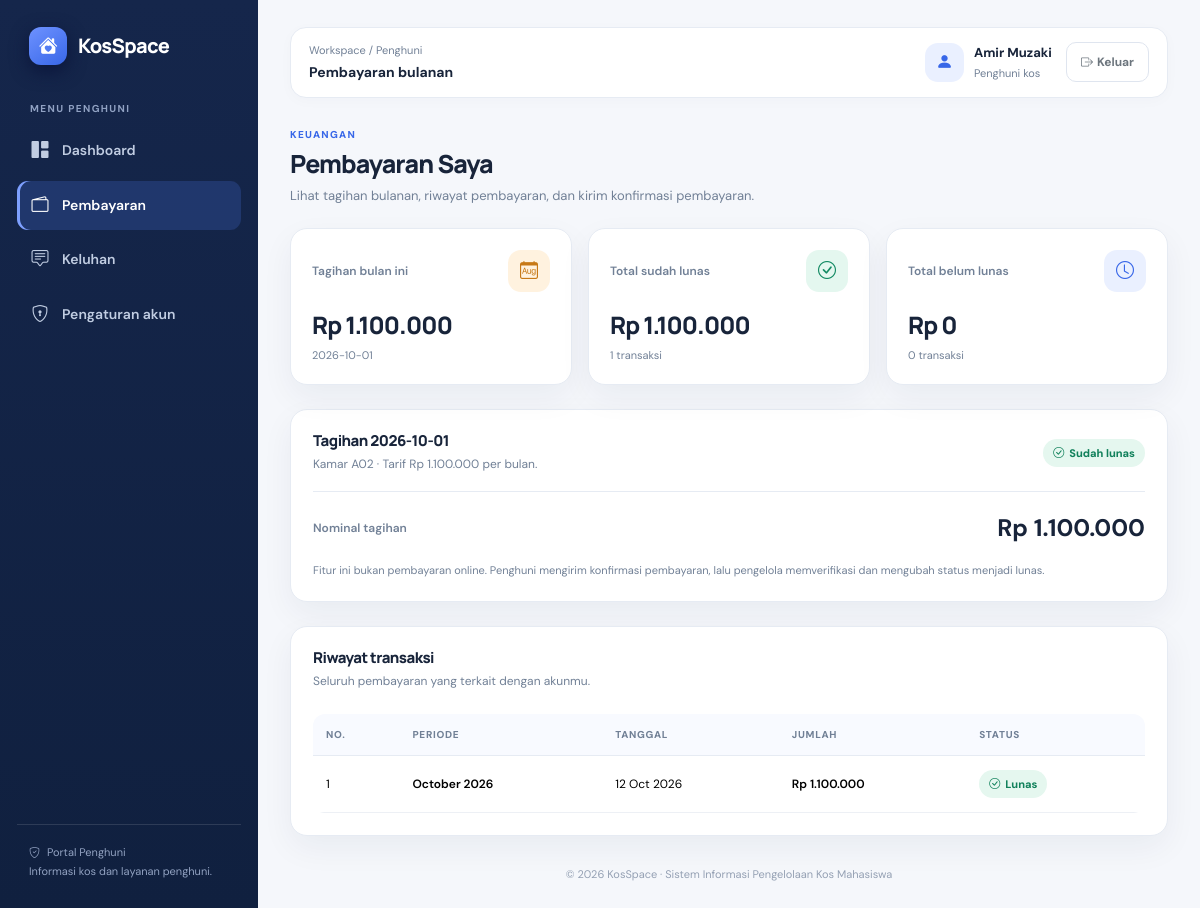
/penghuni/pembayaran.php (signed in), run on the app's committed database.
### tables this page shows
CREATE TABLE `penghuni` (
  `id_penghuni` int(10) UNSIGNED NOT NULL,
  `id_user` int(10) UNSIGNED DEFAULT NULL,
  `id_kamar` int(10) UNSIGNED DEFAULT NULL,
  `nama` varchar(100) NOT NULL,
  `nomor_identitas_mahasiswa` varchar(30) NOT NULL,
  `no_telepon` varchar(20) DEFAULT NULL,
  `tanggal_mulai_tinggal` date NOT NULL,
  `status_penghuni` enum('aktif','nonaktif') NOT NULL DEFAULT 'aktif',
  `created_at` timestamp NOT NULL DEFAULT current_timestamp()
);

CREATE TABLE `kamar` (
  `id_kamar` int(10) UNSIGNED NOT NULL,
  `nomor_kamar` varchar(20) NOT NULL,
  `harga_sewa` decimal(12,2) NOT NULL,
  `fasilitas` text DEFAULT NULL,
  `status_kamar` enum('tersedia','terisi') NOT NULL DEFAULT 'tersedia',
  `created_at` timestamp NOT NULL DEFAULT current_timestamp(),
  `updated_at` timestamp NOT NULL DEFAULT current_timestamp() ON UPDATE current_timestamp()
);

CREATE TABLE `pembayaran` (
  `id_pembayaran` int(10) UNSIGNED NOT NULL,
  `id_penghuni` int(10) UNSIGNED NOT NULL,
  `tanggal_pembayaran` date DEFAULT NULL,
  `periode_sewa` date NOT NULL,
  `jumlah_pembayaran` decimal(12,2) NOT NULL,
  `status_pembayaran` enum('belum_bayar','lunas','terlambat') NOT NULL DEFAULT 'belum_bayar',
  `created_at` timestamp NOT NULL DEFAULT current_timestamp()
);

### penghuni/pembayaran.php (the view, shortened to what this page needs)
<?php
require_once __DIR__.'/../config/database.php';
$q=$pdo->prepare('SELECT p.id_penghuni,p.nama,p.id_kamar,k.nomor_kamar,k.harga_sewa FROM penghuni p LEFT JOIN kamar k ON k.id_kamar=p.id_kamar WHERE p.id_user=:id LIMIT 1');
$q->execute(['id'=>$_SESSION['id_user']]); $p=$q->fetch();
$periodeBulan=date('Y-m-01');
$periodeIso=date('Y-m');
$q=$pdo->prepare('SELECT * FROM pembayaran WHERE id_penghuni=:id ORDER BY id_pembayaran DESC');$q->execute(['id'=>$p['id_penghuni']]);$data=$q->fetchAll();
$current=null; foreach($data as $r){ if($r['periode_sewa']===$periodeBulan || $r['periode_sewa']===$periodeIso){$current=$r;break;} }
$totalLunas=0;$totalBelum=0;$jumlahLunas=0;$jumlahBelum=0;foreach($data as $r){if($r['status_pembayaran']==='lunas'){$jumlahLunas++;$totalLunas+=(float)$r['jumlah_pembayaran'];}else{$jumlahBelum++;$totalBelum+=(float)$r['jumlah_pembayaran'];}}
$tagihanBulanIni=(float)$p['harga_sewa'];
$statusBulanIni=$current['status_pembayaran']??'belum_tercatat';
function ePP($v){return htmlspecialchars((string)$v,ENT_QUOTES,'UTF-8');} function periodePP($v){$t=strtotime((string)$v);return $t?date('F Y',$t):(string)$v;} function rpPP($v){return 'Rp '.number_format((float)$v,0,',','.');} function tPP($v,$status=''){return $status==='belum_bayar' ? '-' : ($v?date('d M Y',strtotime($v)):'-');}
?>
<!doctype html><html lang="id"><head><meta charset="utf-8"><meta name="viewport" content="width=device-width,initial-scale=1"><title>Pembayaran Saya | KosSpace</title><link href="https://cdn.jsdelivr.net/npm/bootstrap@5.3.3/dist/css/bootstrap.min.css" rel="stylesheet"><link href="https://cdn.jsdelivr.net/npm/bootstrap-icons@1.11.3/font/bootstrap-icons.min.css" rel="stylesheet"><link href="../assets/css/app.css" rel="stylesheet"></head><body><div class="app-shell d-flex"><aside class="sidebar"><a class="brand" href="dashboard.php"><span class="brand-mark"><i class="bi bi-house-heart-fill"></i></span><span>KosSpace</span></a><div class="sidebar-label">Menu penghuni</div><nav class="side-nav"><a href="dashboard.php"><i class="bi bi-grid-1x2-fill"></i>Dashboard</a><a class="active" href="pembayaran.php"><i class="bi bi-wallet2"></i>Pembayaran</a><a href="keluhan.php"><i class="bi bi-chat-square-text"></i>Keluhan</a><a href="ganti_password.php"><i class="bi bi-shield-lock"></i>Pengaturan akun</a></nav><div class="sidebar-footer"><i class="bi bi-shield-check me-1"></i> Portal Penghuni<br>Informasi kos dan layanan penghuni.</div></aside><main class="app-main"><header class="topbar"><div><div class="topbar-kicker">Workspace / Penghuni</div><div class="topbar-title">Pembayaran bulanan</div></div><div class="user-chip"><div class="avatar"><i class="bi bi-person-fill"></i></div><div class="d-none d-sm-block"><div class="user-name"><?=ePP($_SESSION['nama']??'Penghuni')?></div><div class="user-role">Penghuni kos</div></div><a href="../logout.php" class="btn btn-outline-secondary ms-1"><i class="bi bi-box-arrow-right me-1"></i><span class="d-none d-sm-inline">Keluar</span></a></div></header><section class="page-heading"><div><div class="eyebrow">Keuangan</div><h1>Pembayaran Saya</h1><p>Lihat tagihan bulanan, riwayat pembayaran, dan kirim konfirmasi pembayaran.</p></div></section><?php if($success):?><div class="alert alert-success"><i class="bi bi-check-circle me-2"></i><?=ePP($success)?></div><?php endif;?><?php if($error):?><div class="alert alert-danger"><i class="bi bi-exclamation-circle me-2"></i><?=ePP($error)?></div><?php endif;?><section class="row g-3 mb-4"><div class="col-md-4"><div class="stat-card"><div class="stat-top"><span class="stat-label">Tagihan bulan ini</span><span class="stat-icon icon-orange"><i class="bi bi-calendar-month"></i></span></div><div class="stat-value" style="font-size:24px"><?=rpPP($tagihanBulanIni)?></div><div class="stat-foot"><?=ePP($periodeBulan)?></div></div></div><div class="col-md-4"><div class="stat-card"><div class="stat-top"><span class="stat-label">Total sudah lunas</span><span class="stat-icon icon-green"><i class="bi bi-check-circle"></i></span></div><div class="stat-value" style="font-size:24px"><?=rpPP($totalLunas)?></div><div class="stat-foot"><?=$jumlahLunas?> transaksi</div></div></div><div class="col-md-4"><div class="stat-card"><div class="stat-top"><span class="stat-label">Total belum lunas</span><span class="stat-icon icon-blue"><i class="bi bi-clock"></i></span></div><div class="stat-value" style="font-size:24px"><?=rpPP($totalBelum)?></div><div class="stat-foot"><?=$jumlahBelum?> transaksi</div></div></div></section><section class="panel mb-4"><div class="d-flex flex-column flex-md-row justify-content-between align-items-md-center gap-3"><div><h2 class="panel-title">Tagihan <?=ePP($periodeBulan)?></h2><div class="panel-subtitle">Kamar <?=ePP($p['nomor_kamar']??'-')?> · Tarif <?=rpPP($p['harga_sewa'])?> per bulan.</div></div><div><?php if($statusBulanIni==='lunas'):?><span class="soft-badge"><i class="bi bi-check-circle"></i>Sudah lunas</span><?php endif;?></div></div><div class="divider"></div><div class="d-flex justify-content-between align-items-center"><span class="stat-label">Nominal tagihan</span><strong style="font-size:24px"><?=rpPP($tagihanBulanIni)?></strong></div><div class="form-hint mt-3">Fitur ini bukan pembayaran online. Penghuni mengirim konfirmasi pembayaran, lalu pengelola memverifikasi dan mengubah status menjadi lunas.</div></section><section class="panel"><div class="mb-4"><h2 class="panel-title">Riwayat transaksi</h2><div class="panel-subtitle">Seluruh pembayaran yang terkait dengan akunmu.</div></div><div class="table-responsive"><table class="table table-hover align-middle mb-0"><thead><tr><th>No.</th><th>Periode</th><th>Tanggal</th><th>Jumlah</th><th>Status</th></tr></thead><tbody><?php if(!$data):?><tr><td colspan="5"><div class="empty-state"><i class="bi bi-wallet2"></i><strong class="d-block text-dark mb-1">Belum ada riwayat pembayaran</strong><span>Riwayat akan muncul setelah pembayaran dicatat atau dikonfirmasi.</span></div></td></tr><?php else:foreach($data as $i=>$r):?><tr><td><?=$i+1?></td><td class="fw-semibold"><?=ePP(periodePP($r['periode_sewa']))?></td><td><?=tPP($r['tanggal_pembayaran'],$r['status_pembayaran'])?></td><td class="fw-semibold"><?=rpPP($r['jumlah_pembayaran'])?></td><td><?php if($r['status_pembayaran']==='lunas'):?><span class="soft-badge"><i class="bi bi-check-circle"></i>Lunas</span><?php else:?><span class="soft-badge pending"><i class="bi bi-clock"></i>Belum lunas</span><?php endif;?></td></tr><?php endforeach;endif;?></tbody></table></div></section><footer class="app-footer">&copy; <?=date('Y')?> KosSpace · Sistem Informasi Pengelolaan Kos Mahasiswa</footer></main></div></body></html>

### data on the page
penghuni: id_kamar.harga_sewa "Rp 1.100.000", id_kamar.nomor_kamar "A02"
pembayaran: periode_sewa "October 2026", tanggal_pembayaran+status_pembayaran "12 Oct 2026", jumlah_pembayaran "Rp 1.100.000", shows "Lunas"

### other printed values
ePP($_SESSION['nama']??'Penghuni') "Amir Muzaki"
$jumlahLunas "1"
rpPP($totalBelum) "Rp 0"
$jumlahBelum "0"
